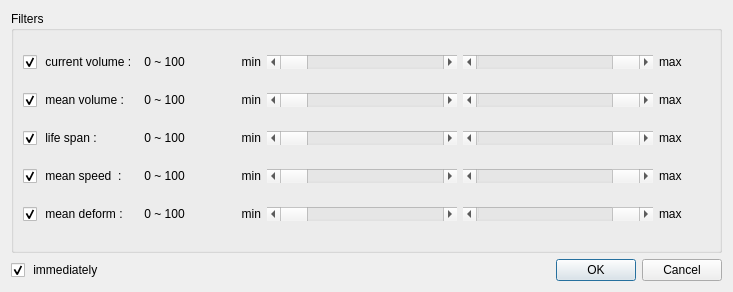
<?xml version="1.0" encoding="UTF-8"?>
<ui version="4.0">
 <class>FilterDlg</class>
 <widget class="QDialog" name="FilterDlg">
  <property name="geometry">
   <rect>
    <x>0</x>
    <y>0</y>
    <width>733</width>
    <height>292</height>
   </rect>
  </property>
  <property name="sizePolicy">
   <sizepolicy hsizetype="Preferred" vsizetype="Preferred">
    <horstretch>0</horstretch>
    <verstretch>0</verstretch>
   </sizepolicy>
  </property>
  <property name="minimumSize">
   <size>
    <width>733</width>
    <height>292</height>
   </size>
  </property>
  <property name="windowTitle">
   <string>Filters Setting</string>
  </property>
  <property name="modal">
   <bool>false</bool>
  </property>
  <layout class="QGridLayout" name="gridLayout_2">
   <item row="2" column="1">
    <widget class="QDialogButtonBox" name="buttonBox">
     <property name="orientation">
      <enum>Qt::Horizontal</enum>
     </property>
     <property name="standardButtons">
      <set>QDialogButtonBox::Cancel|QDialogButtonBox::Ok</set>
     </property>
    </widget>
   </item>
   <item row="2" column="0">
    <widget class="QCheckBox" name="immediatelyChecker">
     <property name="text">
      <string> immediately</string>
     </property>
     <property name="checked">
      <bool>true</bool>
     </property>
    </widget>
   </item>
   <item row="0" column="0" colspan="2">
    <widget class="QGroupBox" name="groupBox">
     <property name="title">
      <string>Filters</string>
     </property>
     <layout class="QGridLayout" name="gridLayout" columnstretch="0,0,0,0,1,1,1,0">
      <item row="0" column="0">
       <widget class="QCheckBox" name="currentVolumeChecker">
        <property name="text">
         <string> current volume :</string>
        </property>
        <property name="checked">
         <bool>true</bool>
        </property>
       </widget>
      </item>
      <item row="0" column="4">
       <widget class="QLabel" name="currentVolumeMinLabel">
        <property name="minimumSize">
         <size>
          <width>48</width>
          <height>16</height>
         </size>
        </property>
        <property name="maximumSize">
         <size>
          <width>70</width>
          <height>16</height>
         </size>
        </property>
        <property name="text">
         <string>      min</string>
        </property>
        <property name="alignment">
         <set>Qt::AlignRight|Qt::AlignTrailing|Qt::AlignVCenter</set>
        </property>
       </widget>
      </item>
      <item row="0" column="5">
       <widget class="QScrollBar" name="minCurrentVolume">
        <property name="toolTip">
         <string/>
        </property>
        <property name="whatsThis">
         <string>minimum of volume</string>
        </property>
        <property name="maximum">
         <number>100</number>
        </property>
        <property name="pageStep">
         <number>1</number>
        </property>
        <property name="value">
         <number>0</number>
        </property>
        <property name="sliderPosition">
         <number>0</number>
        </property>
        <property name="orientation">
         <enum>Qt::Horizontal</enum>
        </property>
       </widget>
      </item>
      <item row="0" column="6">
       <widget class="QScrollBar" name="maxCurrentVolume">
        <property name="maximum">
         <number>100</number>
        </property>
        <property name="pageStep">
         <number>1</number>
        </property>
        <property name="value">
         <number>100</number>
        </property>
        <property name="sliderPosition">
         <number>100</number>
        </property>
        <property name="tracking">
         <bool>true</bool>
        </property>
        <property name="orientation">
         <enum>Qt::Horizontal</enum>
        </property>
       </widget>
      </item>
      <item row="0" column="7">
       <widget class="QLabel" name="currentVolumeMaxLabel">
        <property name="minimumSize">
         <size>
          <width>51</width>
          <height>16</height>
         </size>
        </property>
        <property name="maximumSize">
         <size>
          <width>70</width>
          <height>16777215</height>
         </size>
        </property>
        <property name="text">
         <string>max      </string>
        </property>
        <property name="alignment">
         <set>Qt::AlignLeading|Qt::AlignLeft|Qt::AlignVCenter</set>
        </property>
       </widget>
      </item>
      <item row="1" column="0">
       <widget class="QCheckBox" name="volumeChecker">
        <property name="text">
         <string> mean volume :</string>
        </property>
        <property name="checked">
         <bool>true</bool>
        </property>
       </widget>
      </item>
      <item row="1" column="4">
       <widget class="QLabel" name="volumeMinLabel">
        <property name="minimumSize">
         <size>
          <width>48</width>
          <height>16</height>
         </size>
        </property>
        <property name="maximumSize">
         <size>
          <width>70</width>
          <height>16</height>
         </size>
        </property>
        <property name="text">
         <string>      min</string>
        </property>
        <property name="alignment">
         <set>Qt::AlignRight|Qt::AlignTrailing|Qt::AlignVCenter</set>
        </property>
       </widget>
      </item>
      <item row="1" column="5">
       <widget class="QScrollBar" name="minVolume">
        <property name="toolTip">
         <string/>
        </property>
        <property name="whatsThis">
         <string>minimum of volume</string>
        </property>
        <property name="maximum">
         <number>100</number>
        </property>
        <property name="pageStep">
         <number>1</number>
        </property>
        <property name="value">
         <number>0</number>
        </property>
        <property name="sliderPosition">
         <number>0</number>
        </property>
        <property name="orientation">
         <enum>Qt::Horizontal</enum>
        </property>
       </widget>
      </item>
      <item row="1" column="6">
       <widget class="QScrollBar" name="maxVolume">
        <property name="maximum">
         <number>100</number>
        </property>
        <property name="pageStep">
         <number>1</number>
        </property>
        <property name="value">
         <number>100</number>
        </property>
        <property name="sliderPosition">
         <number>100</number>
        </property>
        <property name="tracking">
         <bool>true</bool>
        </property>
        <property name="orientation">
         <enum>Qt::Horizontal</enum>
        </property>
       </widget>
      </item>
      <item row="1" column="7">
       <widget class="QLabel" name="volumeMaxLabel">
        <property name="minimumSize">
         <size>
          <width>51</width>
          <height>16</height>
         </size>
        </property>
        <property name="maximumSize">
         <size>
          <width>70</width>
          <height>16777215</height>
         </size>
        </property>
        <property name="text">
         <string>max      </string>
        </property>
        <property name="alignment">
         <set>Qt::AlignLeading|Qt::AlignLeft|Qt::AlignVCenter</set>
        </property>
       </widget>
      </item>
      <item row="2" column="0">
       <widget class="QCheckBox" name="lifeChecker">
        <property name="text">
         <string> life span :</string>
        </property>
        <property name="checked">
         <bool>true</bool>
        </property>
       </widget>
      </item>
      <item row="2" column="4">
       <widget class="QLabel" name="lifeSpanMinLabel">
        <property name="maximumSize">
         <size>
          <width>70</width>
          <height>16777215</height>
         </size>
        </property>
        <property name="text">
         <string>min</string>
        </property>
        <property name="alignment">
         <set>Qt::AlignRight|Qt::AlignTrailing|Qt::AlignVCenter</set>
        </property>
       </widget>
      </item>
      <item row="2" column="5">
       <widget class="QScrollBar" name="minLife">
        <property name="maximum">
         <number>100</number>
        </property>
        <property name="pageStep">
         <number>1</number>
        </property>
        <property name="orientation">
         <enum>Qt::Horizontal</enum>
        </property>
       </widget>
      </item>
      <item row="2" column="6">
       <widget class="QScrollBar" name="maxLife">
        <property name="maximum">
         <number>100</number>
        </property>
        <property name="pageStep">
         <number>1</number>
        </property>
        <property name="value">
         <number>100</number>
        </property>
        <property name="sliderPosition">
         <number>100</number>
        </property>
        <property name="orientation">
         <enum>Qt::Horizontal</enum>
        </property>
       </widget>
      </item>
      <item row="2" column="7">
       <widget class="QLabel" name="lifeSpanMaxLabel">
        <property name="maximumSize">
         <size>
          <width>70</width>
          <height>16777215</height>
         </size>
        </property>
        <property name="text">
         <string>max</string>
        </property>
        <property name="alignment">
         <set>Qt::AlignLeading|Qt::AlignLeft|Qt::AlignVCenter</set>
        </property>
       </widget>
      </item>
      <item row="3" column="0">
       <widget class="QCheckBox" name="speedChecker">
        <property name="text">
         <string> mean speed  :</string>
        </property>
        <property name="checked">
         <bool>true</bool>
        </property>
       </widget>
      </item>
      <item row="3" column="4">
       <widget class="QLabel" name="volumeMinLabel_2">
        <property name="maximumSize">
         <size>
          <width>70</width>
          <height>16</height>
         </size>
        </property>
        <property name="text">
         <string>min</string>
        </property>
        <property name="alignment">
         <set>Qt::AlignRight|Qt::AlignTrailing|Qt::AlignVCenter</set>
        </property>
       </widget>
      </item>
      <item row="3" column="5">
       <widget class="QScrollBar" name="minSpeed">
        <property name="toolTip">
         <string/>
        </property>
        <property name="whatsThis">
         <string>minimum of volume</string>
        </property>
        <property name="maximum">
         <number>100</number>
        </property>
        <property name="pageStep">
         <number>1</number>
        </property>
        <property name="value">
         <number>0</number>
        </property>
        <property name="sliderPosition">
         <number>0</number>
        </property>
        <property name="orientation">
         <enum>Qt::Horizontal</enum>
        </property>
       </widget>
      </item>
      <item row="3" column="6">
       <widget class="QScrollBar" name="maxSpeed">
        <property name="maximum">
         <number>100</number>
        </property>
        <property name="pageStep">
         <number>1</number>
        </property>
        <property name="value">
         <number>100</number>
        </property>
        <property name="orientation">
         <enum>Qt::Horizontal</enum>
        </property>
       </widget>
      </item>
      <item row="3" column="7">
       <widget class="QLabel" name="volumeMaxLabel_2">
        <property name="maximumSize">
         <size>
          <width>70</width>
          <height>16777215</height>
         </size>
        </property>
        <property name="text">
         <string>max</string>
        </property>
        <property name="alignment">
         <set>Qt::AlignLeading|Qt::AlignLeft|Qt::AlignVCenter</set>
        </property>
       </widget>
      </item>
      <item row="4" column="0">
       <widget class="QCheckBox" name="deformChecker">
        <property name="text">
         <string> mean deform :</string>
        </property>
        <property name="checked">
         <bool>true</bool>
        </property>
       </widget>
      </item>
      <item row="4" column="4">
       <widget class="QLabel" name="lifeSpanMinLabel_2">
        <property name="maximumSize">
         <size>
          <width>70</width>
          <height>16777215</height>
         </size>
        </property>
        <property name="text">
         <string>min</string>
        </property>
        <property name="alignment">
         <set>Qt::AlignRight|Qt::AlignTrailing|Qt::AlignVCenter</set>
        </property>
       </widget>
      </item>
      <item row="4" column="5">
       <widget class="QScrollBar" name="minDeform">
        <property name="maximum">
         <number>100</number>
        </property>
        <property name="pageStep">
         <number>1</number>
        </property>
        <property name="orientation">
         <enum>Qt::Horizontal</enum>
        </property>
       </widget>
      </item>
      <item row="4" column="6">
       <widget class="QScrollBar" name="maxDeform">
        <property name="maximum">
         <number>100</number>
        </property>
        <property name="pageStep">
         <number>1</number>
        </property>
        <property name="value">
         <number>100</number>
        </property>
        <property name="sliderPosition">
         <number>100</number>
        </property>
        <property name="orientation">
         <enum>Qt::Horizontal</enum>
        </property>
       </widget>
      </item>
      <item row="4" column="7">
       <widget class="QLabel" name="lifeSpanMaxLabel_2">
        <property name="maximumSize">
         <size>
          <width>70</width>
          <height>16777215</height>
         </size>
        </property>
        <property name="text">
         <string>max</string>
        </property>
        <property name="alignment">
         <set>Qt::AlignLeading|Qt::AlignLeft|Qt::AlignVCenter</set>
        </property>
       </widget>
      </item>
      <item row="1" column="1">
       <widget class="QLabel" name="volumeRange">
        <property name="text">
         <string>0 ~ 100</string>
        </property>
        <property name="alignment">
         <set>Qt::AlignCenter</set>
        </property>
       </widget>
      </item>
      <item row="2" column="1">
       <widget class="QLabel" name="lifeRange">
        <property name="text">
         <string>0 ~ 100</string>
        </property>
        <property name="alignment">
         <set>Qt::AlignCenter</set>
        </property>
       </widget>
      </item>
      <item row="3" column="1">
       <widget class="QLabel" name="speedRange">
        <property name="text">
         <string>0 ~ 100</string>
        </property>
        <property name="alignment">
         <set>Qt::AlignCenter</set>
        </property>
       </widget>
      </item>
      <item row="4" column="1">
       <widget class="QLabel" name="deformRange">
        <property name="text">
         <string>0 ~ 100</string>
        </property>
        <property name="alignment">
         <set>Qt::AlignCenter</set>
        </property>
       </widget>
      </item>
      <item row="0" column="1">
       <widget class="QLabel" name="currentVolumeRange">
        <property name="text">
         <string>0 ~ 100</string>
        </property>
        <property name="alignment">
         <set>Qt::AlignCenter</set>
        </property>
       </widget>
      </item>
     </layout>
    </widget>
   </item>
  </layout>
 </widget>
 <resources/>
 <connections>
  <connection>
   <sender>buttonBox</sender>
   <signal>accepted()</signal>
   <receiver>FilterDlg</receiver>
   <slot>accept()</slot>
   <hints>
    <hint type="sourcelabel">
     <x>486</x>
     <y>287</y>
    </hint>
    <hint type="destinationlabel">
     <x>157</x>
     <y>274</y>
    </hint>
   </hints>
  </connection>
  <connection>
   <sender>buttonBox</sender>
   <signal>rejected()</signal>
   <receiver>FilterDlg</receiver>
   <slot>reject()</slot>
   <hints>
    <hint type="sourcelabel">
     <x>554</x>
     <y>287</y>
    </hint>
    <hint type="destinationlabel">
     <x>286</x>
     <y>274</y>
    </hint>
   </hints>
  </connection>
  <connection>
   <sender>lifeChecker</sender>
   <signal>toggled(bool)</signal>
   <receiver>minLife</receiver>
   <slot>setEnabled(bool)</slot>
   <hints>
    <hint type="sourcelabel">
     <x>140</x>
     <y>139</y>
    </hint>
    <hint type="destinationlabel">
     <x>461</x>
     <y>136</y>
    </hint>
   </hints>
  </connection>
  <connection>
   <sender>lifeChecker</sender>
   <signal>toggled(bool)</signal>
   <receiver>maxLife</receiver>
   <slot>setEnabled(bool)</slot>
   <hints>
    <hint type="sourcelabel">
     <x>140</x>
     <y>139</y>
    </hint>
    <hint type="destinationlabel">
     <x>642</x>
     <y>136</y>
    </hint>
   </hints>
  </connection>
  <connection>
   <sender>speedChecker</sender>
   <signal>toggled(bool)</signal>
   <receiver>minSpeed</receiver>
   <slot>setEnabled(bool)</slot>
   <hints>
    <hint type="sourcelabel">
     <x>156</x>
     <y>178</y>
    </hint>
    <hint type="destinationlabel">
     <x>461</x>
     <y>175</y>
    </hint>
   </hints>
  </connection>
  <connection>
   <sender>speedChecker</sender>
   <signal>toggled(bool)</signal>
   <receiver>maxSpeed</receiver>
   <slot>setEnabled(bool)</slot>
   <hints>
    <hint type="sourcelabel">
     <x>156</x>
     <y>178</y>
    </hint>
    <hint type="destinationlabel">
     <x>642</x>
     <y>175</y>
    </hint>
   </hints>
  </connection>
  <connection>
   <sender>deformChecker</sender>
   <signal>toggled(bool)</signal>
   <receiver>minDeform</receiver>
   <slot>setEnabled(bool)</slot>
   <hints>
    <hint type="sourcelabel">
     <x>156</x>
     <y>217</y>
    </hint>
    <hint type="destinationlabel">
     <x>461</x>
     <y>214</y>
    </hint>
   </hints>
  </connection>
  <connection>
   <sender>deformChecker</sender>
   <signal>toggled(bool)</signal>
   <receiver>maxDeform</receiver>
   <slot>setEnabled(bool)</slot>
   <hints>
    <hint type="sourcelabel">
     <x>156</x>
     <y>217</y>
    </hint>
    <hint type="destinationlabel">
     <x>642</x>
     <y>214</y>
    </hint>
   </hints>
  </connection>
  <connection>
   <sender>minVolume</sender>
   <signal>valueChanged(int)</signal>
   <receiver>volumeMinLabel</receiver>
   <slot>setNum(int)</slot>
   <hints>
    <hint type="sourcelabel">
     <x>461</x>
     <y>97</y>
    </hint>
    <hint type="destinationlabel">
     <x>283</x>
     <y>98</y>
    </hint>
   </hints>
  </connection>
  <connection>
   <sender>maxVolume</sender>
   <signal>valueChanged(int)</signal>
   <receiver>volumeMaxLabel</receiver>
   <slot>setNum(int)</slot>
   <hints>
    <hint type="sourcelabel">
     <x>642</x>
     <y>97</y>
    </hint>
    <hint type="destinationlabel">
     <x>705</x>
     <y>98</y>
    </hint>
   </hints>
  </connection>
  <connection>
   <sender>minLife</sender>
   <signal>valueChanged(int)</signal>
   <receiver>lifeSpanMinLabel</receiver>
   <slot>setNum(int)</slot>
   <hints>
    <hint type="sourcelabel">
     <x>461</x>
     <y>136</y>
    </hint>
    <hint type="destinationlabel">
     <x>283</x>
     <y>137</y>
    </hint>
   </hints>
  </connection>
  <connection>
   <sender>maxLife</sender>
   <signal>valueChanged(int)</signal>
   <receiver>lifeSpanMaxLabel</receiver>
   <slot>setNum(int)</slot>
   <hints>
    <hint type="sourcelabel">
     <x>642</x>
     <y>136</y>
    </hint>
    <hint type="destinationlabel">
     <x>705</x>
     <y>137</y>
    </hint>
   </hints>
  </connection>
  <connection>
   <sender>minSpeed</sender>
   <signal>valueChanged(int)</signal>
   <receiver>volumeMinLabel_2</receiver>
   <slot>setNum(int)</slot>
   <hints>
    <hint type="sourcelabel">
     <x>461</x>
     <y>175</y>
    </hint>
    <hint type="destinationlabel">
     <x>283</x>
     <y>176</y>
    </hint>
   </hints>
  </connection>
  <connection>
   <sender>maxSpeed</sender>
   <signal>valueChanged(int)</signal>
   <receiver>volumeMaxLabel_2</receiver>
   <slot>setNum(int)</slot>
   <hints>
    <hint type="sourcelabel">
     <x>642</x>
     <y>175</y>
    </hint>
    <hint type="destinationlabel">
     <x>705</x>
     <y>176</y>
    </hint>
   </hints>
  </connection>
  <connection>
   <sender>minDeform</sender>
   <signal>valueChanged(int)</signal>
   <receiver>lifeSpanMinLabel_2</receiver>
   <slot>setNum(int)</slot>
   <hints>
    <hint type="sourcelabel">
     <x>461</x>
     <y>214</y>
    </hint>
    <hint type="destinationlabel">
     <x>283</x>
     <y>215</y>
    </hint>
   </hints>
  </connection>
  <connection>
   <sender>maxDeform</sender>
   <signal>valueChanged(int)</signal>
   <receiver>lifeSpanMaxLabel_2</receiver>
   <slot>setNum(int)</slot>
   <hints>
    <hint type="sourcelabel">
     <x>642</x>
     <y>214</y>
    </hint>
    <hint type="destinationlabel">
     <x>705</x>
     <y>215</y>
    </hint>
   </hints>
  </connection>
  <connection>
   <sender>volumeChecker</sender>
   <signal>toggled(bool)</signal>
   <receiver>maxVolume</receiver>
   <slot>setEnabled(bool)</slot>
   <hints>
    <hint type="sourcelabel">
     <x>156</x>
     <y>100</y>
    </hint>
    <hint type="destinationlabel">
     <x>642</x>
     <y>97</y>
    </hint>
   </hints>
  </connection>
  <connection>
   <sender>volumeChecker</sender>
   <signal>toggled(bool)</signal>
   <receiver>minVolume</receiver>
   <slot>setEnabled(bool)</slot>
   <hints>
    <hint type="sourcelabel">
     <x>156</x>
     <y>100</y>
    </hint>
    <hint type="destinationlabel">
     <x>461</x>
     <y>97</y>
    </hint>
   </hints>
  </connection>
  <connection>
   <sender>volumeChecker</sender>
   <signal>toggled(bool)</signal>
   <receiver>volumeMinLabel</receiver>
   <slot>setEnabled(bool)</slot>
   <hints>
    <hint type="sourcelabel">
     <x>144</x>
     <y>100</y>
    </hint>
    <hint type="destinationlabel">
     <x>283</x>
     <y>98</y>
    </hint>
   </hints>
  </connection>
  <connection>
   <sender>volumeChecker</sender>
   <signal>toggled(bool)</signal>
   <receiver>volumeMaxLabel</receiver>
   <slot>setEnabled(bool)</slot>
   <hints>
    <hint type="sourcelabel">
     <x>117</x>
     <y>100</y>
    </hint>
    <hint type="destinationlabel">
     <x>705</x>
     <y>98</y>
    </hint>
   </hints>
  </connection>
  <connection>
   <sender>lifeChecker</sender>
   <signal>toggled(bool)</signal>
   <receiver>lifeSpanMinLabel</receiver>
   <slot>setEnabled(bool)</slot>
   <hints>
    <hint type="sourcelabel">
     <x>129</x>
     <y>139</y>
    </hint>
    <hint type="destinationlabel">
     <x>283</x>
     <y>137</y>
    </hint>
   </hints>
  </connection>
  <connection>
   <sender>lifeChecker</sender>
   <signal>toggled(bool)</signal>
   <receiver>lifeSpanMaxLabel</receiver>
   <slot>setEnabled(bool)</slot>
   <hints>
    <hint type="sourcelabel">
     <x>113</x>
     <y>139</y>
    </hint>
    <hint type="destinationlabel">
     <x>705</x>
     <y>137</y>
    </hint>
   </hints>
  </connection>
  <connection>
   <sender>speedChecker</sender>
   <signal>toggled(bool)</signal>
   <receiver>volumeMinLabel_2</receiver>
   <slot>setEnabled(bool)</slot>
   <hints>
    <hint type="sourcelabel">
     <x>156</x>
     <y>178</y>
    </hint>
    <hint type="destinationlabel">
     <x>283</x>
     <y>176</y>
    </hint>
   </hints>
  </connection>
  <connection>
   <sender>speedChecker</sender>
   <signal>toggled(bool)</signal>
   <receiver>volumeMaxLabel_2</receiver>
   <slot>setEnabled(bool)</slot>
   <hints>
    <hint type="sourcelabel">
     <x>156</x>
     <y>178</y>
    </hint>
    <hint type="destinationlabel">
     <x>705</x>
     <y>176</y>
    </hint>
   </hints>
  </connection>
  <connection>
   <sender>deformChecker</sender>
   <signal>toggled(bool)</signal>
   <receiver>lifeSpanMinLabel_2</receiver>
   <slot>setEnabled(bool)</slot>
   <hints>
    <hint type="sourcelabel">
     <x>156</x>
     <y>217</y>
    </hint>
    <hint type="destinationlabel">
     <x>283</x>
     <y>215</y>
    </hint>
   </hints>
  </connection>
  <connection>
   <sender>deformChecker</sender>
   <signal>toggled(bool)</signal>
   <receiver>lifeSpanMaxLabel_2</receiver>
   <slot>setEnabled(bool)</slot>
   <hints>
    <hint type="sourcelabel">
     <x>149</x>
     <y>217</y>
    </hint>
    <hint type="destinationlabel">
     <x>705</x>
     <y>215</y>
    </hint>
   </hints>
  </connection>
  <connection>
   <sender>minCurrentVolume</sender>
   <signal>valueChanged(int)</signal>
   <receiver>currentVolumeMinLabel</receiver>
   <slot>setNum(int)</slot>
   <hints>
    <hint type="sourcelabel">
     <x>461</x>
     <y>58</y>
    </hint>
    <hint type="destinationlabel">
     <x>283</x>
     <y>59</y>
    </hint>
   </hints>
  </connection>
  <connection>
   <sender>maxCurrentVolume</sender>
   <signal>valueChanged(int)</signal>
   <receiver>currentVolumeMaxLabel</receiver>
   <slot>setNum(int)</slot>
   <hints>
    <hint type="sourcelabel">
     <x>642</x>
     <y>58</y>
    </hint>
    <hint type="destinationlabel">
     <x>705</x>
     <y>59</y>
    </hint>
   </hints>
  </connection>
  <connection>
   <sender>currentVolumeChecker</sender>
   <signal>toggled(bool)</signal>
   <receiver>currentVolumeMinLabel</receiver>
   <slot>setEnabled(bool)</slot>
   <hints>
    <hint type="sourcelabel">
     <x>99</x>
     <y>61</y>
    </hint>
    <hint type="destinationlabel">
     <x>283</x>
     <y>59</y>
    </hint>
   </hints>
  </connection>
  <connection>
   <sender>currentVolumeChecker</sender>
   <signal>toggled(bool)</signal>
   <receiver>minCurrentVolume</receiver>
   <slot>setEnabled(bool)</slot>
   <hints>
    <hint type="sourcelabel">
     <x>151</x>
     <y>61</y>
    </hint>
    <hint type="destinationlabel">
     <x>461</x>
     <y>58</y>
    </hint>
   </hints>
  </connection>
  <connection>
   <sender>currentVolumeChecker</sender>
   <signal>toggled(bool)</signal>
   <receiver>maxCurrentVolume</receiver>
   <slot>setEnabled(bool)</slot>
   <hints>
    <hint type="sourcelabel">
     <x>87</x>
     <y>61</y>
    </hint>
    <hint type="destinationlabel">
     <x>642</x>
     <y>58</y>
    </hint>
   </hints>
  </connection>
  <connection>
   <sender>currentVolumeChecker</sender>
   <signal>toggled(bool)</signal>
   <receiver>currentVolumeMaxLabel</receiver>
   <slot>setEnabled(bool)</slot>
   <hints>
    <hint type="sourcelabel">
     <x>78</x>
     <y>61</y>
    </hint>
    <hint type="destinationlabel">
     <x>705</x>
     <y>59</y>
    </hint>
   </hints>
  </connection>
  <connection>
   <sender>minCurrentVolume</sender>
   <signal>valueChanged(int)</signal>
   <receiver>FilterDlg</receiver>
   <slot>onValueChanged()</slot>
   <hints>
    <hint type="sourcelabel">
     <x>461</x>
     <y>58</y>
    </hint>
    <hint type="destinationlabel">
     <x>337</x>
     <y>-14</y>
    </hint>
   </hints>
  </connection>
  <connection>
   <sender>minVolume</sender>
   <signal>valueChanged(int)</signal>
   <receiver>FilterDlg</receiver>
   <slot>onValueChanged()</slot>
   <hints>
    <hint type="sourcelabel">
     <x>461</x>
     <y>97</y>
    </hint>
    <hint type="destinationlabel">
     <x>348</x>
     <y>-42</y>
    </hint>
   </hints>
  </connection>
  <connection>
   <sender>minLife</sender>
   <signal>valueChanged(int)</signal>
   <receiver>FilterDlg</receiver>
   <slot>onValueChanged()</slot>
   <hints>
    <hint type="sourcelabel">
     <x>461</x>
     <y>136</y>
    </hint>
    <hint type="destinationlabel">
     <x>385</x>
     <y>-1</y>
    </hint>
   </hints>
  </connection>
  <connection>
   <sender>minSpeed</sender>
   <signal>valueChanged(int)</signal>
   <receiver>FilterDlg</receiver>
   <slot>onValueChanged()</slot>
   <hints>
    <hint type="sourcelabel">
     <x>461</x>
     <y>175</y>
    </hint>
    <hint type="destinationlabel">
     <x>517</x>
     <y>-5</y>
    </hint>
   </hints>
  </connection>
  <connection>
   <sender>minDeform</sender>
   <signal>valueChanged(int)</signal>
   <receiver>FilterDlg</receiver>
   <slot>onValueChanged()</slot>
   <hints>
    <hint type="sourcelabel">
     <x>461</x>
     <y>214</y>
    </hint>
    <hint type="destinationlabel">
     <x>482</x>
     <y>-11</y>
    </hint>
   </hints>
  </connection>
  <connection>
   <sender>maxCurrentVolume</sender>
   <signal>valueChanged(int)</signal>
   <receiver>FilterDlg</receiver>
   <slot>onValueChanged()</slot>
   <hints>
    <hint type="sourcelabel">
     <x>642</x>
     <y>58</y>
    </hint>
    <hint type="destinationlabel">
     <x>645</x>
     <y>-4</y>
    </hint>
   </hints>
  </connection>
  <connection>
   <sender>maxVolume</sender>
   <signal>valueChanged(int)</signal>
   <receiver>FilterDlg</receiver>
   <slot>onValueChanged()</slot>
   <hints>
    <hint type="sourcelabel">
     <x>642</x>
     <y>97</y>
    </hint>
    <hint type="destinationlabel">
     <x>682</x>
     <y>-14</y>
    </hint>
   </hints>
  </connection>
  <connection>
   <sender>maxLife</sender>
   <signal>valueChanged(int)</signal>
   <receiver>FilterDlg</receiver>
   <slot>onValueChanged()</slot>
   <hints>
    <hint type="sourcelabel">
     <x>642</x>
     <y>136</y>
    </hint>
    <hint type="destinationlabel">
     <x>778</x>
     <y>-1</y>
    </hint>
   </hints>
  </connection>
  <connection>
   <sender>maxSpeed</sender>
   <signal>valueChanged(int)</signal>
   <receiver>FilterDlg</receiver>
   <slot>onValueChanged()</slot>
   <hints>
    <hint type="sourcelabel">
     <x>642</x>
     <y>175</y>
    </hint>
    <hint type="destinationlabel">
     <x>902</x>
     <y>13</y>
    </hint>
   </hints>
  </connection>
  <connection>
   <sender>maxDeform</sender>
   <signal>valueChanged(int)</signal>
   <receiver>FilterDlg</receiver>
   <slot>onValueChanged()</slot>
   <hints>
    <hint type="sourcelabel">
     <x>642</x>
     <y>214</y>
    </hint>
    <hint type="destinationlabel">
     <x>898</x>
     <y>8</y>
    </hint>
   </hints>
  </connection>
  <connection>
   <sender>immediatelyChecker</sender>
   <signal>toggled(bool)</signal>
   <receiver>FilterDlg</receiver>
   <slot>setImmediate(bool)</slot>
   <hints>
    <hint type="sourcelabel">
     <x>50</x>
     <y>272</y>
    </hint>
    <hint type="destinationlabel">
     <x>-5</x>
     <y>263</y>
    </hint>
   </hints>
  </connection>
 </connections>
 <slots>
  <signal>valueChanged()</signal>
  <slot>setImmediate(bool)</slot>
  <slot>onValueChanged()</slot>
 </slots>
</ui>
